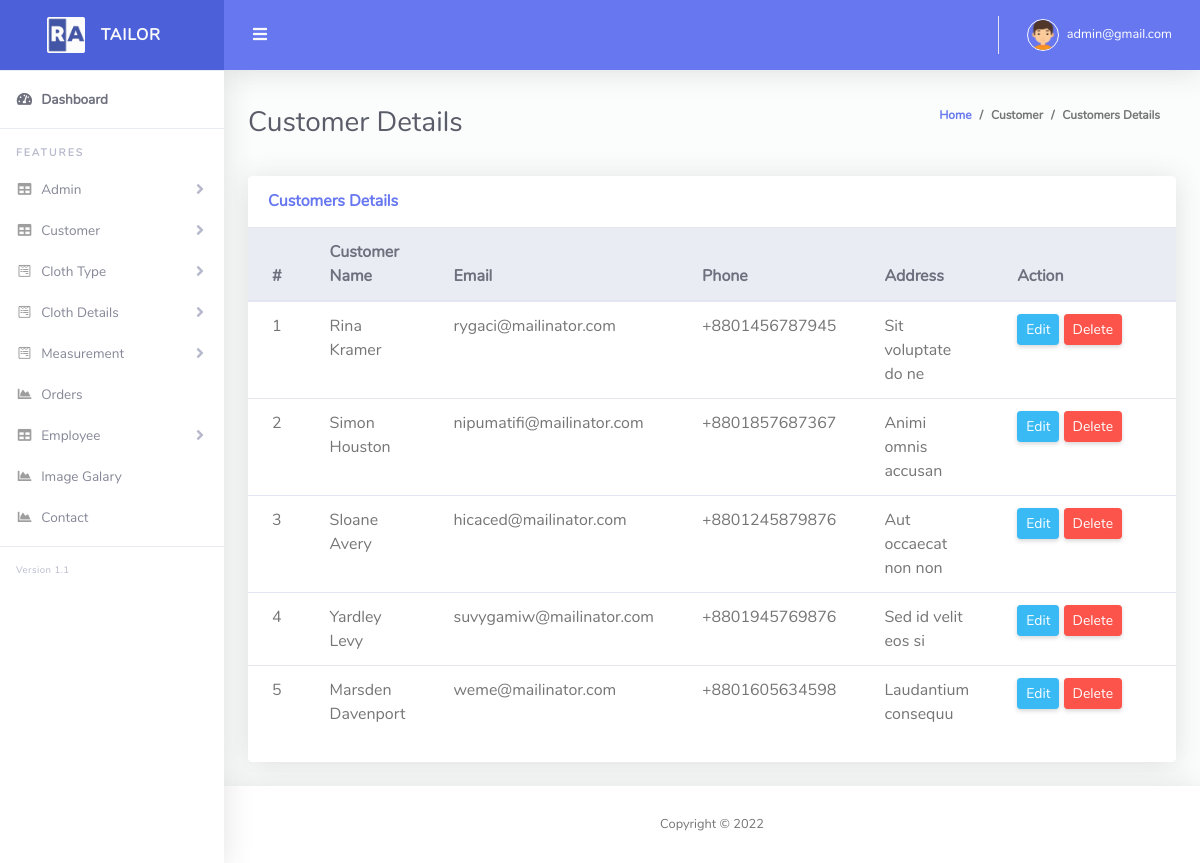
Before: /customer_list.php (signed in) with the older database file.
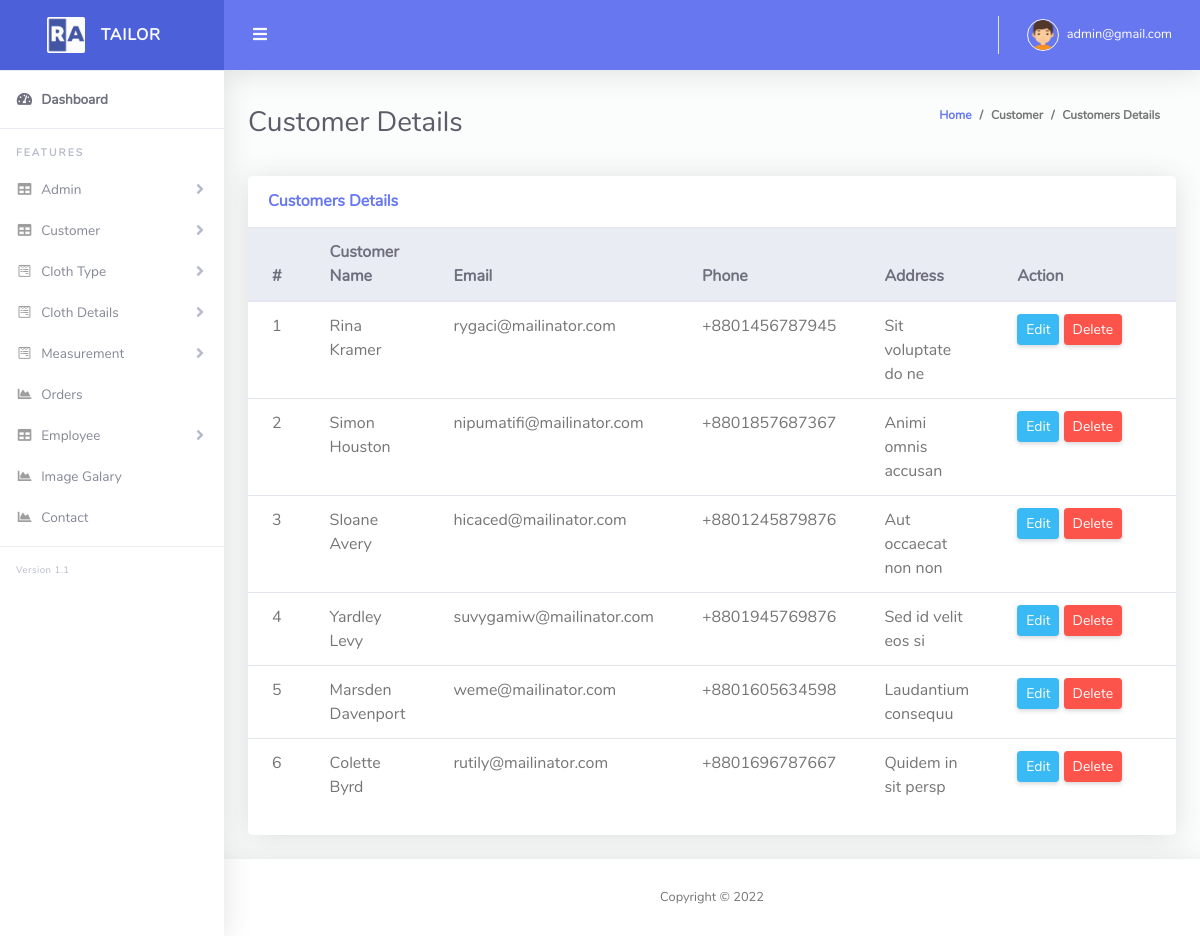
After: the same page with the newer database file.
### tables this page shows
CREATE TABLE `tbl_customer` (
  `cus_id` int(11) NOT NULL,
  `cus_name` varchar(255) NOT NULL,
  `cus_email` varchar(255) NOT NULL,
  `cus_phone` varchar(255) NOT NULL,
  `cus_address` text NOT NULL,
  `created_at` timestamp NOT NULL DEFAULT current_timestamp(),
  `soft_delete` tinyint(4) NOT NULL DEFAULT 0
);

### Classes/DB.php (called while the page is built, shortened)
<?php
class DB
{
    public function connect(){
        $this->conn = new mysqli("localhost","root","","tailor_shop");
        if ($this->conn->connect_error) {
          die("Connection failed: " . $this->conn->connect_error);
        }
        else{
            return $msg =  "connected";
        }
    }
}
?>

### Classes/CustomerClass.php (called while the page is built, shortened)
<?php
include_once 'db.php';
class CustomerClass extends DB
{
    public function viewCustomer(){
        $qry = "SELECT * FROM tbl_customer where soft_delete = 0";
        $result = $this->conn->query($qry);
        return $result;
    }
}

### customer_list.php (the view, shortened to what this page needs)
<?php include 'layouts/header.php';
?>
<div class="container-fluid" id="container-wrapper">
    <div class="d-sm-flex align-items-center justify-content-between mb-4">
    <h1 class="h3 mb-0 text-gray-800">Customer Details</h1>
    <ol class="breadcrumb">
        <li class="breadcrumb-item"><a href="./">Home</a></li>
        <li class="breadcrumb-item">Customer</li>
        <li class="breadcrumb-item active" aria-current="page">Customers Details</li>
    </ol>
    </div>
    <div class="row">
        <div class="col-lg-12 mb-4">
            <div class="card">
            <div class="card-header py-3 d-flex flex-row align-items-center justify-content-between">
                <h6 class="m-0 font-weight-bold text-primary">Customers Details</h6>
            </div>
            <div class="table-responsive">
                <table class="table align-items-center table-flush">
                <thead class="thead-light">
                    <tr>
                        <th>#</th>
                        <th>Customer Name</th>
                        <th>Email</th>
                        <th>Phone</th>
                        <th>Address</th>
                        <th width="20%">Action</th>
                    </tr>
                </thead>
                <tbody>
                    <?php
                        $i = 0;
                        $view = $customer->viewCustomer();
                        foreach($view as $value){
                    ?>
                    <tr>
                        <td><?php echo $i+=1; ?></td>
                        <td><?php echo $value['cus_name']; ?></td>
                        <td><?php echo $value['cus_email']; ?></td>
                        <td><?php echo $value['cus_phone']; ?></td>
                        <td><?php echo $value['cus_address']; ?></td>
                        <td>
                            <a href="edit_customer.php?customerid=<?php echo $value['cus_id'] ;?>" class="btn btn-sm btn-info">Edit</a>
                            <a onclick="return confirm('Are you sure to Delete?');" href="?delCustomer=<?php echo $value['cus_id'] ;?>" class="btn btn-sm btn-danger">Delete</a>
                        </td>
                    </tr>
                    <?php } ?>
                </tbody>
                </table>
            </div>
            <div class="card-footer"></div>
            </div>
        </div>
    </div>
</div>
<?php include 'layouts/footer.php';?>

Changed rows visible on the page:
added tbl_customer: i "6", cus_name "Colette Byrd", cus_email "rutily@mailinator.com", cus_phone "+8801696787667", cus_address "Quidem in sit persp"
